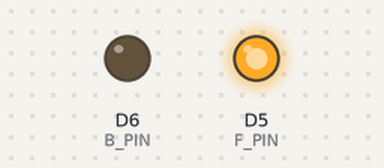
Recording of a sketch running on a simulated ESP8266 (NodeMCU). Parts: output pins drawn as LEDs (lit = HIGH). What the sketch prints to the serial monitor is not drawn.

Above: at 2.5 s.
At 9.5 s:
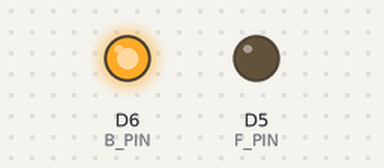
At 13.0 s:
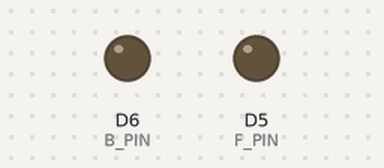
Timing chart, 0 to 18.2 s (numbered marks = the images above):
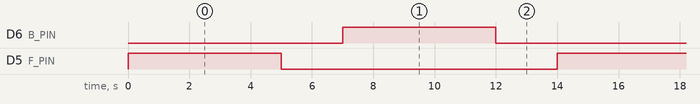

The sketch:

sun_test.ino
```cpp
#define F_PIN D5
#define B_PIN D6

#define SRV_PIN D7


void setup() {
  // put your setup code here, to run once:
  pinMode(F_PIN, OUTPUT);
  pinMode(B_PIN, OUTPUT);
  Serial.begin(115200);
}

void loop() {
  // put your main code here, to run repeatedly:
  Serial.println("loop");
  digitalWrite(F_PIN,1);
  digitalWrite(B_PIN,0);
  delay(5000);
  digitalWrite(F_PIN,0);
  digitalWrite(B_PIN,0);
  delay(2000);
  digitalWrite(F_PIN,0);
  digitalWrite(B_PIN,1);
  delay(5000);
  digitalWrite(F_PIN,0);
  digitalWrite(B_PIN,0);
  delay(2000);
}
```

Measured:
- by itself, D6 (B_PIN), D5 (F_PIN): alternates HIGH for 5.0 s and LOW for 9.0 s
- by itself, everything shown: repeats every 14.0 s, in 4 steps
